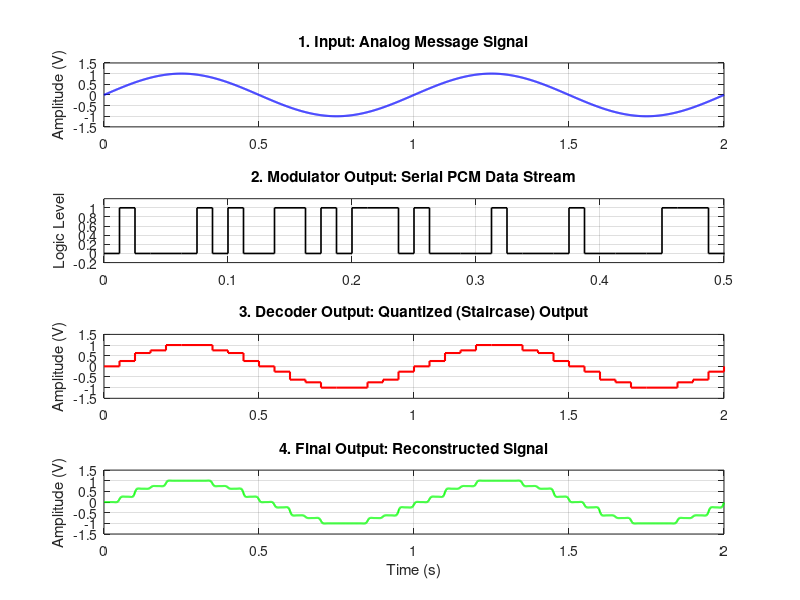

The MATLAB source for this figure:
clc;
clear;
close all;

%% 1. Parameter Definition
f_m = 1;              % Message signal frequency (Hz)
f_s = 20;             % Sampling frequency (Hz)
n_bits = 4;           % PCM resolution (bits per sample)
A = 1;                % Signal amplitude
t = 0:0.001:2;        % Continuous-time vector (2 seconds duration)
t_s = 0:1/f_s:2;      % Discrete sampling instants

%% 2. Signal Generation

% A. Continuous-time input signal
x_analog = A * sin(2 * pi * f_m * t);

% B. Sampling and quantization process
L = 2^n_bits;                       % Total quantization levels
x_sampled = A * sin(2 * pi * f_m * t_s);
x_min = -A; x_max = A;               % Quantizer range
delta = (x_max - x_min) / L;         % Step size
q_level = round((x_sampled - x_min) / delta);   % Quantization index
x_quantized = q_level * delta + x_min;          % Quantized output

% C. PCM encoding (serial bitstream)
bin_str = dec2bin(q_level, n_bits);             % Binary representation of quantized levels
serial_bits = reshape(bin_str', 1, []);         % Serial bit sequence
bit_duration = (1/f_s) / n_bits;                % Bit duration
t_serial = 0:bit_duration:(length(serial_bits)*bit_duration)-bit_duration; 
serial_waveform = serial_bits - '0';            % Convert to numeric waveform (0/1)

% D. Signal reconstruction (decoder output)
[b, a] = butter(2, 0.1);                        % Low-pass filter design
x_reconstructed = filtfilt(b, a, interp1(t_s, x_quantized, t, 'previous'));

%% 3. Waveform Visualization

figure('Name', 'PCM Experiment Waveforms', 'Color', 'w');

% 1. Original analog message signal
subplot(4,1,1);
plot(t, x_analog, 'b', 'LineWidth', 1.5);
title('1. Input: Analog Message Signal');
ylabel('Amplitude (V)');
grid on;
ylim([-1.5 1.5]);

% 2. PCM modulator output (serial bitstream)
subplot(4,1,2);
stairs(t_serial, serial_waveform, 'k', 'LineWidth', 1.2);
title('2. Modulator Output: Serial PCM Data Stream');
ylabel('Logic Level');
ylim([-0.2 1.2]);
grid on;
xlim([0 0.5]);  % Zoomed view for clarity

% 3. Decoder output (quantized staircase signal)
subplot(4,1,3);
stairs(t_s, x_quantized, 'r', 'LineWidth', 1.5);
title('3. Decoder Output: Quantized (Staircase) Output');
ylabel('Amplitude (V)');
grid on;
ylim([-1.5 1.5]);

% 4. Final reconstructed signal after filtering
subplot(4,1,4);
plot(t, x_reconstructed, 'g', 'LineWidth', 1.5);
title('4. Final Output: Reconstructed Signal');
xlabel('Time (s)');
ylabel('Amplitude (V)');
grid on;
ylim([-1.5 1.5]);
